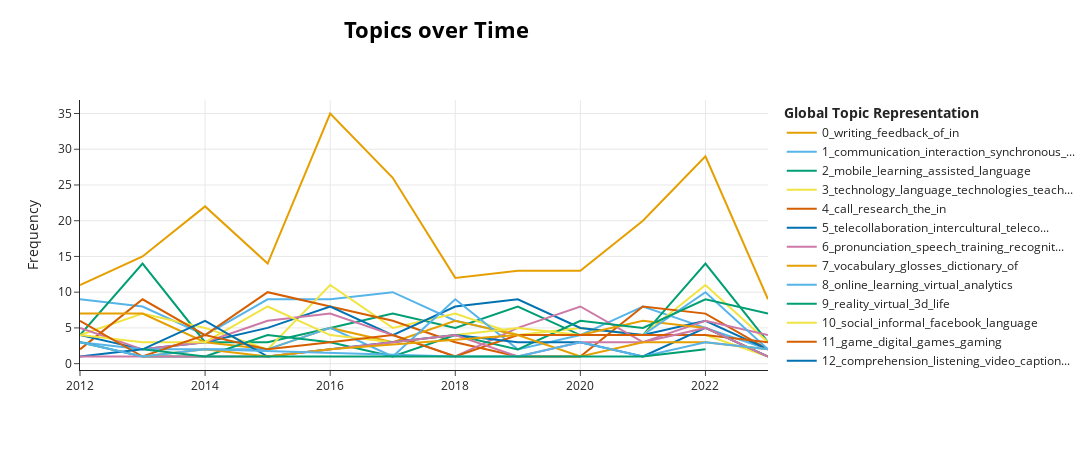

The code cell stored with this chart in its notebook:
### Code cell
model.visualize_topics_over_time(topics_over_time)

### Figure 1 — Plotly figure (JSON) as saved in the notebook; plotly's stock layout.template omitted (floating-point values rounded to 4 significant figures)
{"data": [{"hoverinfo": "text", "hovertext": ["<b>Topic 0</b><br>Words: writing, stance, wikis, corpus, writers", "<b>Topic 0</b><br>Words: writing, feedback, in, of, wiki", "<b>Topic 0</b><br>Words: writing, corpora, of, collaborative, in", "<b>Topic 0</b><br>Words: writing, efl, corpus, of, computer", "<b>Topic 0</b><br>Words: writing, of, feedback, for, corpus", "<b>Topic 0</b><br>Words: writing, in, data, collaborative, feedback", "<b>Topic 0</b><br>Words: writing, automated, feedback, of, collaborative", "<b>Topic 0</b><br>Words: writing, efl, google, apos, in", "<b>Topic 0</b><br>Words: writing, feedback, of, on, apos", "<b>Topic 0</b><br>Words: writing, collocation, data, in, feedback", "<b>Topic 0</b><br>Words: writing, feedback, automated, of, students", "<b>Topic 0</b><br>Words: writing, corpus, feedback, review, machine"], "marker": {"color": "#E69F00"}, "mode": "lines", "name": "0_writing_feedback_of_in", "type": "scatter", "x": [2012, 2013, 2014, 2015, 2016, 2017, 2018, 2019, 2020, 2021, 2022, 2023], "y": [11, 15, 22, 14, 35, 26, 12, 13, 13, 20, 29, 9]}, {"hoverinfo": "text", "hovertext": ["<b>Topic 1</b><br>Words: cmc, communication, native, synchronous, interaction", "<b>Topic 1</b><br>Words: synchronous, online, discussions, conferencing, multimodal", "<b>Topic 1</b><br>Words: communication, interaction, corrective, face, novice", "<b>Topic 1</b><br>Words: cmc, communication, mediated, they, computer", "<b>Topic 1</b><br>Words: communication, multimodal, synchronous, mediated, text", "<b>Topic 1</b><br>Words: nns, interaction, chat, text, communication", "<b>Topic 1</b><br>Words: task, child, interaction, etandem, chat", "<b>Topic 1</b><br>Words: social, condition, investigate, audioconferencing, negotiated", "<b>Topic 1</b><br>Words: verbal, social, ensemble, closings, meditation", "<b>Topic 1</b><br>Words: etandem, videoconferencing, interaction, via, instructions", "<b>Topic 1</b><br>Words: oral, the, performance, seamless, unknown", "<b>Topic 1</b><br>Words: episodes, usefulness, ns, topic, management"], "marker": {"color": "#56B4E9"}, "mode": "lines", "name": "1_communication_interaction_synchronous_...", "type": "scatter", "x": [2012, 2013, 2014, 2015, 2016, 2017, 2018, 2019, 2020, 2021, 2022, 2023], "y": [9, 8, 4, 9, 9, 10, 6, 4, 4, 8, 5, 2]}, {"hoverinfo": "text", "hovertext": ["<b>Topic 2</b><br>Words: mobile, learning, platform, 14, just", "<b>Topic 2</b><br>Words: mobile, learning, assisted, language, phones", "<b>Topic 2</b><br>Words: mobile, impacting, familiar, determinants, smartphones", "<b>Topic 2</b><br>Words: mobile, phone, japan, 2000, engaging", "<b>Topic 2</b><br>Words: mobile, learning, knowledge, conjugating, least", "<b>Topic 2</b><br>Words: mobile, language, learning, assisted, perspective", "<b>Topic 2</b><br>Words: mobile, app, learning, quot, language", "<b>Topic 2</b><br>Words: mobile, learning, vocabulary, assisted, app", "<b>Topic 2</b><br>Words: mobile, assisted, extend, dcts, smartphones", "<b>Topic 2</b><br>Words: mobile, learning, efl, older, chances", "<b>Topic 2</b><br>Words: mobile, learning, english, perceptions, assisted", "<b>Topic 2</b><br>Words: mobile, structural, equation, controlled, heterogeneous"], "marker": {"color": "#009E73"}, "mode": "lines", "name": "2_mobile_learning_assisted_language", "type": "scatter", "x": [2012, 2013, 2014, 2015, 2016, 2017, 2018, 2019, 2020, 2021, 2022, 2023], "y": [4, 14, 3, 3, 5, 7, 5, 8, 4, 4, 14, 3]}, {"hoverinfo": "text", "hovertext": ["<b>Topic 3</b><br>Words: egyptian, flexible, expectations, mismatch, relations", "<b>Topic 3</b><br>Words: technology, teaching, technologies, for, language", "<b>Topic 3</b><br>Words: technology, language, in, teaching, technologies", "<b>Topic 3</b><br>Words: technology, mindsets, adolescents, urban, use", "<b>Topic 3</b><br>Words: technology, language, technologies, learning, new", "<b>Topic 3</b><br>Words: technology, survey, language, pedagogical, teachers", "<b>Topic 3</b><br>Words: technology, language, technologies, tpack, do", "<b>Topic 3</b><br>Words: technology, integration, teachers, language, bigger", "<b>Topic 3</b><br>Words: technology, language, agentive, poland, tackle", "<b>Topic 3</b><br>Words: technology, teachers, continuance, assess, readiness", "<b>Topic 3</b><br>Words: technology, language, teachers, technologies, factors", "<b>Topic 3</b><br>Words: principles, technology, design, signature, defining"], "marker": {"color": "#F0E442"}, "mode": "lines", "name": "3_technology_language_technologies_teach...", "type": "scatter", "x": [2012, 2013, 2014, 2015, 2016, 2017, 2018, 2019, 2020, 2021, 2022, 2023], "y": [4, 7, 5, 2, 11, 5, 7, 4, 5, 4, 11, 3]}, {"hoverinfo": "text", "hovertext": ["<b>Topic 4</b><br>Words: call, lomastv, perception, replication, studies", "<b>Topic 4</b><br>Words: call, the, tracking, script, of", "<b>Topic 4</b><br>Words: call, the, really, itilt, whiteboard", "<b>Topic 4</b><br>Words: call, competencies, in, teacher, research", "<b>Topic 4</b><br>Words: call, from, the, practice, quot", "<b>Topic 4</b><br>Words: call, beliefs, design, for, equitable", "<b>Topic 4</b><br>Words: call, endangered, haystack, needle, transparency", "<b>Topic 4</b><br>Words: call, hidden, unearthing, advancing, mining", "<b>Topic 4</b><br>Words: now, where, we, are, call", "<b>Topic 4</b><br>Words: call, years, autonomy, of, teacher", "<b>Topic 4</b><br>Words: call, teachers, professional, and, the", "<b>Topic 4</b><br>Words: call, designs, semiotic, activity, do"], "marker": {"color": "#D55E00"}, "mode": "lines", "name": "4_call_research_the_in", "type": "scatter", "x": [2012, 2013, 2014, 2015, 2016, 2017, 2018, 2019, 2020, 2021, 2022, 2023], "y": [2, 9, 4, 10, 8, 6, 3, 1, 1, 8, 7, 2]}, {"hoverinfo": "text", "hovertext": ["<b>Topic 5</b><br>Words: telecollaboration, intercultural, promoting, hegemonic, institutional", "<b>Topic 5</b><br>Words: sino, filling, gaps, telecollaboration, telecollaborative", "<b>Topic 5</b><br>Words: nurses, born, continental, web, intercultural", "<b>Topic 5</b><br>Words: telecollaboration, service, cross, pre, education", "<b>Topic 5</b><br>Words: telecollaboration, intercultural, pedagogical, and, study", "<b>Topic 5</b><br>Words: intercultural, telecollaboration, telecollaborative, phatic, franca", "<b>Topic 5</b><br>Words: intercultural, telecollaboration, telecollaborative, communicative, competence", "<b>Topic 5</b><br>Words: telecollaboration, intercultural, and, cultural, competence", "<b>Topic 5</b><br>Words: telecollaboration, intercultural, in, successful, prospective", "<b>Topic 5</b><br>Words: intercultural, telecollaboration, telecollaborative, xr, hands", "<b>Topic 5</b><br>Words: telecollaboration, education, pedagogical, intercultural, integrating", "<b>Topic 5</b><br>Words: telecollaboration, kuwaiti, intercultural, competences, raising"], "marker": {"color": "#0072B2"}, "mode": "lines", "name": "5_telecollaboration_intercultural_teleco...", "type": "scatter", "x": [2012, 2013, 2014, 2015, 2016, 2017, 2018, 2019, 2020, 2021, 2022, 2023], "y": [4, 2, 3, 5, 8, 4, 8, 9, 5, 4, 6, 2]}, {"hoverinfo": "text", "hovertext": ["<b>Topic 6</b><br>Words: speech, pronunciation, speaking, notional, validation", "<b>Topic 6</b><br>Words: selection, unsupervised, mispronunciation, efficient, accented", "<b>Topic 6</b><br>Words: pronunciation, acoustic, implication, spectrographic, tongue", "<b>Topic 6</b><br>Words: speech, pronunciation, recognition, word, speakers", "<b>Topic 6</b><br>Words: pronunciation, training, instruction, asr, reduce", "<b>Topic 6</b><br>Words: wrs, speech, pronunciation, word, proficiency", "<b>Topic 6</b><br>Words: modalities, across, class, proficiency, spanish", "<b>Topic 6</b><br>Words: pronunciation, recording, podcast, fossilised, asr", "<b>Topic 6</b><br>Words: pronunciation, assistants, intelligent, instruction, personal", "<b>Topic 6</b><br>Words: phonological, allophonic, transcription, association, awareness", "<b>Topic 6</b><br>Words: pronunciation, speech, quot, recognition, asr", "<b>Topic 6</b><br>Words: speech, automatic, pronunciation, recognition, assessment"], "marker": {"color": "#CC79A7"}, "mode": "lines", "name": "6_pronunciation_speech_training_recognit...", "type": "scatter", "x": [2012, 2013, 2014, 2015, 2016, 2017, 2018, 2019, 2020, 2021, 2022, 2023], "y": [5, 2, 3, 6, 7, 4, 1, 5, 8, 3, 6, 4]}, {"hoverinfo": "text", "hovertext": ["<b>Topic 7</b><br>Words: vocabulary, dictionary, acquisition, glosses, of", "<b>Topic 7</b><br>Words: vocabulary, dictionary, gloss, more, types", "<b>Topic 7</b><br>Words: glossing, incidental, glosses, vocabulary, comprehension", "<b>Topic 7</b><br>Words: physics, functionality, technical, electronic, instrument", "<b>Topic 7</b><br>Words: vocabulary, toeic, spaced, repetition, glosses", "<b>Topic 7</b><br>Words: dictionaries, encoding, vocabulary, glosses, bilingual", "<b>Topic 7</b><br>Words: vocabulary, assessment, dictionary, gloss, inferencing", "<b>Topic 7</b><br>Words: retention, vocabulary, reception, deductive, afrikaans", "<b>Topic 7</b><br>Words: lexical, vocabulary, text, below, c1", "<b>Topic 7</b><br>Words: vocabulary, gloss, dual, reading, l2", "<b>Topic 7</b><br>Words: vocabulary, cooking, incidentally, wordlists, kitchen", "<b>Topic 7</b><br>Words: arabic, glosses, enhance, multimodal, vocabulary"], "marker": {"color": "#E69F00"}, "mode": "lines", "name": "7_vocabulary_glosses_dictionary_of", "type": "scatter", "x": [2012, 2013, 2014, 2015, 2016, 2017, 2018, 2019, 2020, 2021, 2022, 2023], "y": [7, 7, 3, 2, 5, 3, 6, 4, 4, 6, 5, 1]}, {"hoverinfo": "text", "hovertext": ["<b>Topic 8</b><br>Words: online, virtual, challenging, shifting, vles", "<b>Topic 8</b><br>Words: environment, collaborating, virtual, fostering, engagement", "<b>Topic 8</b><br>Words: reach, local, cohesion, promise, moocs", "<b>Topic 8</b><br>Words: roles, multiuser, researchers, coders, trained", "<b>Topic 8</b><br>Words: online, develop, an, teacher, teaching", "<b>Topic 8</b><br>Words: relevant, predicting, intrinsic, flow, progress", "<b>Topic 8</b><br>Words: online, analytics, student, engagement, in", "<b>Topic 8</b><br>Words: formative, toeic, scores, characteristics, presence", "<b>Topic 8</b><br>Words: community, online, fail, vision, teaching", "<b>Topic 8</b><br>Words: quality, online, retention, factors, student", "<b>Topic 8</b><br>Words: online, engagement, analytics, in, professional", "<b>Topic 8</b><br>Words: diloreto, gray, interpretivist, 2016, methodology"], "marker": {"color": "#56B4E9"}, "mode": "lines", "name": "8_online_learning_virtual_analytics", "type": "scatter", "x": [2012, 2013, 2014, 2015, 2016, 2017, 2018, 2019, 2020, 2021, 2022, 2023], "y": [3, 2, 2, 2, 5, 1, 9, 2, 4, 4, 10, 2]}, {"hoverinfo": "text", "hovertext": ["<b>Topic 9</b><br>Words: life, quot, virtual, roc, agenda", "<b>Topic 9</b><br>Words: archi21, nonverbal, verbal, life, experience", "<b>Topic 9</b><br>Words: overseas, life, mandarin, does, improve", "<b>Topic 9</b><br>Words: virtual, 3d, quot, life, london", "<b>Topic 9</b><br>Words: reality, 3d, csl, augmented, life", "<b>Topic 9</b><br>Words: second, skype, facilitating, life, comprehension", "<b>Topic 9</b><br>Words: virtual, world, 3d, life, calc", "<b>Topic 9</b><br>Words: kinesthetic, physical, csl, total, collaborative", "<b>Topic 9</b><br>Words: virtual, reality, 3d, augmented, learning", "<b>Topic 9</b><br>Words: reality, virtual, immersive, 3d, quot", "<b>Topic 9</b><br>Words: reality, virtual, augmented, efl, life", "<b>Topic 9</b><br>Words: reality, virtual, immersive, augmented, in"], "marker": {"color": "#009E73"}, "mode": "lines", "name": "9_reality_virtual_3d_life", "type": "scatter", "x": [2012, 2013, 2014, 2015, 2016, 2017, 2018, 2019, 2020, 2021, 2022, 2023], "y": [3, 1, 1, 4, 3, 1, 4, 2, 6, 5, 9, 7]}, {"hoverinfo": "text", "hovertext": ["<b>Topic 10</b><br>Words: communities, social, informal, facebook, hegemony", "<b>Topic 10</b><br>Words: emic, appropriately, informal, effectively, facebook", "<b>Topic 10</b><br>Words: transformation, microblogging, photovoice, empowering, facebook", "<b>Topic 10</b><br>Words: am, social, language, informal, facebook", "<b>Topic 10</b><br>Words: social, sites, borderlands, esol, networks", "<b>Topic 10</b><br>Words: facebook, teaches, networks, fluid, social", "<b>Topic 10</b><br>Words: informal, online, social, minority, shokran", "<b>Topic 10</b><br>Words: social, francophiles, informal, networks, web", "<b>Topic 10</b><br>Words: informal, facebook, experimentation, waters, varieties", "<b>Topic 10</b><br>Words: media, social, 2008, anonymous, generated", "<b>Topic 10</b><br>Words: memes, ecological, perspective, use, an"], "marker": {"color": "#F0E442"}, "mode": "lines", "name": "10_social_informal_facebook_language", "type": "scatter", "x": [2012, 2013, 2014, 2015, 2016, 2017, 2018, 2019, 2020, 2022, 2023], "y": [4, 3, 3, 8, 4, 3, 4, 5, 4, 4, 1]}, {"hoverinfo": "text", "hovertext": ["<b>Topic 11</b><br>Words: game, world, warcraft, playing, games", "<b>Topic 11</b><br>Words: play, learn, gaming, culture, to", "<b>Topic 11</b><br>Words: game, digital, games, gaming, something", "<b>Topic 11</b><br>Words: game, used, multiplayer, massively, games", "<b>Topic 11</b><br>Words: game, games, multiplayer, massively, simulation", "<b>Topic 11</b><br>Words: game, gaming, digital, connectivity, encouraging", "<b>Topic 11</b><br>Words: upper, urban, gaming, polish, secondary", "<b>Topic 11</b><br>Words: games, game, digital, multiplayer, massively", "<b>Topic 11</b><br>Words: game, digital, games, play, scenario", "<b>Topic 11</b><br>Words: game, gamers, guerrilla, catalan, fan", "<b>Topic 11</b><br>Words: game, digital, games, epistemic, discriminant", "<b>Topic 11</b><br>Words: game, pc, phrasal, multiplayer, massively"], "marker": {"color": "#D55E00"}, "mode": "lines", "name": "11_game_digital_games_gaming", "type": "scatter", "x": [2012, 2013, 2014, 2015, 2016, 2017, 2018, 2019, 2020, 2021, 2022, 2023], "y": [6, 1, 4, 2, 3, 4, 1, 4, 4, 4, 4, 3]}, {"hoverinfo": "text", "hovertext": ["<b>Topic 12</b><br>Words: teenagers, captions, multimedia, effects, l2", "<b>Topic 12</b><br>Words: supports, reliance, caption, comprehension, listening", "<b>Topic 12</b><br>Words: comprehension, listening, captions, video, on", "<b>Topic 12</b><br>Words: filtering, handheld, caption, adaptive, devices", "<b>Topic 12</b><br>Words: listening, preview, choice, assessments, effects", "<b>Topic 12</b><br>Words: comprehension, listening, captions, television, synchronized", "<b>Topic 12</b><br>Words: viewing, videos, metacognitive, comprehension, captioned", "<b>Topic 12</b><br>Words: captions, comprehension, captioned, videos, tv", "<b>Topic 12</b><br>Words: captioned, videos, listening, comprehension, effects", "<b>Topic 12</b><br>Words: vlogs, captions, comprehension, effects, l2", "<b>Topic 12</b><br>Words: video, videos, comprehension, captions, listening", "<b>Topic 12</b><br>Words: presentation, full, display, nonverbal, partial"], "marker": {"color": "#0072B2"}, "mode": "lines", "name": "12_comprehension_listening_video_caption...", "type": "scatter", "x": [2012, 2013, 2014, 2015, 2016, 2017, 2018, 2019, 2020, 2021, 2022, 2023], "y": [1, 2, 6, 1, 2, 3, 4, 3, 3, 1, 5, 1]}, {"hoverinfo": "text", "hovertext": ["<b>Topic 13</b><br>Words: readiness, hybrid, fl, toward, attitudes", "<b>Topic 13</b><br>Words: active, flipping, foster, classroom, flipped", "<b>Topic 13</b><br>Words: flipped, classroom, senior, elt, year", "<b>Topic 13</b><br>Words: flipped, classroom, chinese, flipping, mastery", "<b>Topic 13</b><br>Words: flipped, refusal, appropriate, achievement, classroom", "<b>Topic 13</b><br>Words: flipped, classroom, impacts, classrooms, college", "<b>Topic 13</b><br>Words: flipped, perspectives, classroom, flipping, reversal", "<b>Topic 13</b><br>Words: flipped, classroom, model, review, classrooms", "<b>Topic 13</b><br>Words: anxiety, classroom, flipped, reading, foreign"], "marker": {"color": "#CC79A7"}, "mode": "lines", "name": "13_flipped_classroom_flipping_classrooms", "type": "scatter", "x": [2012, 2015, 2017, 2018, 2019, 2020, 2021, 2022, 2023], "y": [1, 1, 3, 4, 1, 3, 3, 5, 1]}, {"hoverinfo": "text", "hovertext": ["<b>Topic 14</b><br>Words: it, proud, did, piece, storytelling", "<b>Topic 14</b><br>Words: storytelling, enjoyment, concerns, key, malaysian", "<b>Topic 14</b><br>Words: mind, narratives, structuring, gameplay, story", "<b>Topic 14</b><br>Words: stories, digital, bringing, overview, texts", "<b>Topic 14</b><br>Words: storytelling, digital, story, stories, creativity", "<b>Topic 14</b><br>Words: relational, stories, account, researching, identity", "<b>Topic 14</b><br>Words: story, attitude, storytelling, stage, textual", "<b>Topic 14</b><br>Words: storytelling, digital, creative, interdisciplinary, experienced", "<b>Topic 14</b><br>Words: story, desirability, absorption, fiction, hyperlink"], "marker": {"color": "#E69F00"}, "mode": "lines", "name": "14_storytelling_digital_story_stories", "type": "scatter", "x": [2013, 2014, 2015, 2016, 2019, 2020, 2021, 2022, 2023], "y": [1, 2, 1, 2, 4, 1, 3, 3, 2]}, {"hoverinfo": "text", "hovertext": ["<b>Topic 15</b><br>Words: blended, difficulties, college, within, japan", "<b>Topic 15</b><br>Words: dilemmas, blended, experiences, teacher, learner", "<b>Topic 15</b><br>Words: blended, explorations, appropriateness, interpretation, library", "<b>Topic 15</b><br>Words: blended, presence, participation, courses, spanish", "<b>Topic 15</b><br>Words: f2f, blended, comparing, roles, course", "<b>Topic 15</b><br>Words: blended, inquiry, porous, ownership, expanded", "<b>Topic 15</b><br>Words: blended, environment, university, perceptions, learner", "<b>Topic 15</b><br>Words: blended, bibliometric, inclusive, indexed, ssci", "<b>Topic 15</b><br>Words: blended, stracke, dropping, 2007, college"], "marker": {"color": "#56B4E9"}, "mode": "lines", "name": "15_blended_learning_inquiry_bibliometric", "type": "scatter", "x": [2012, 2013, 2014, 2018, 2019, 2020, 2021, 2022, 2023], "y": [3, 1, 2, 1, 1, 3, 1, 3, 2]}, {"hoverinfo": "text", "hovertext": ["<b>Topic 16</b><br>Words: computer, element, human, assisted, iranian", "<b>Topic 16</b><br>Words: environmental, affecting, success, conceptual, assisted", "<b>Topic 16</b><br>Words: rican, costa, experimental, schools, assisted", "<b>Topic 16</b><br>Words: retrospect, prospect, literature, assisted, empirical", "<b>Topic 16</b><br>Words: transdisciplinarity, toward, assisted, computer, language", "<b>Topic 16</b><br>Words: monolingual, problem, assisted, computer, language", "<b>Topic 16</b><br>Words: modeling, five, topic, twenty, years", "<b>Topic 16</b><br>Words: 1977, micro, scientometric, assisted, theoretical"], "marker": {"color": "#009E73"}, "mode": "lines", "name": "16_assisted_computer_language_learning", "type": "scatter", "x": [2013, 2014, 2016, 2018, 2019, 2020, 2021, 2022], "y": [2, 1, 1, 1, 1, 1, 1, 2]}], "layout": {"height": 450, "hoverlabel": {"bgcolor": "white", "font": {"family": "Rockwell", "size": 16}}, "legend": {"title": {"text": "<b>Global Topic Representation"}}, "title": {"font": {"color": "Black", "size": 22}, "text": "<b>Topics over Time</b>", "x": 0.4, "xanchor": "center", "y": 0.95, "yanchor": "top"}, "width": 1250, "xaxis": {"showgrid": true}, "yaxis": {"showgrid": true, "title": {"text": "Frequency"}}}}
